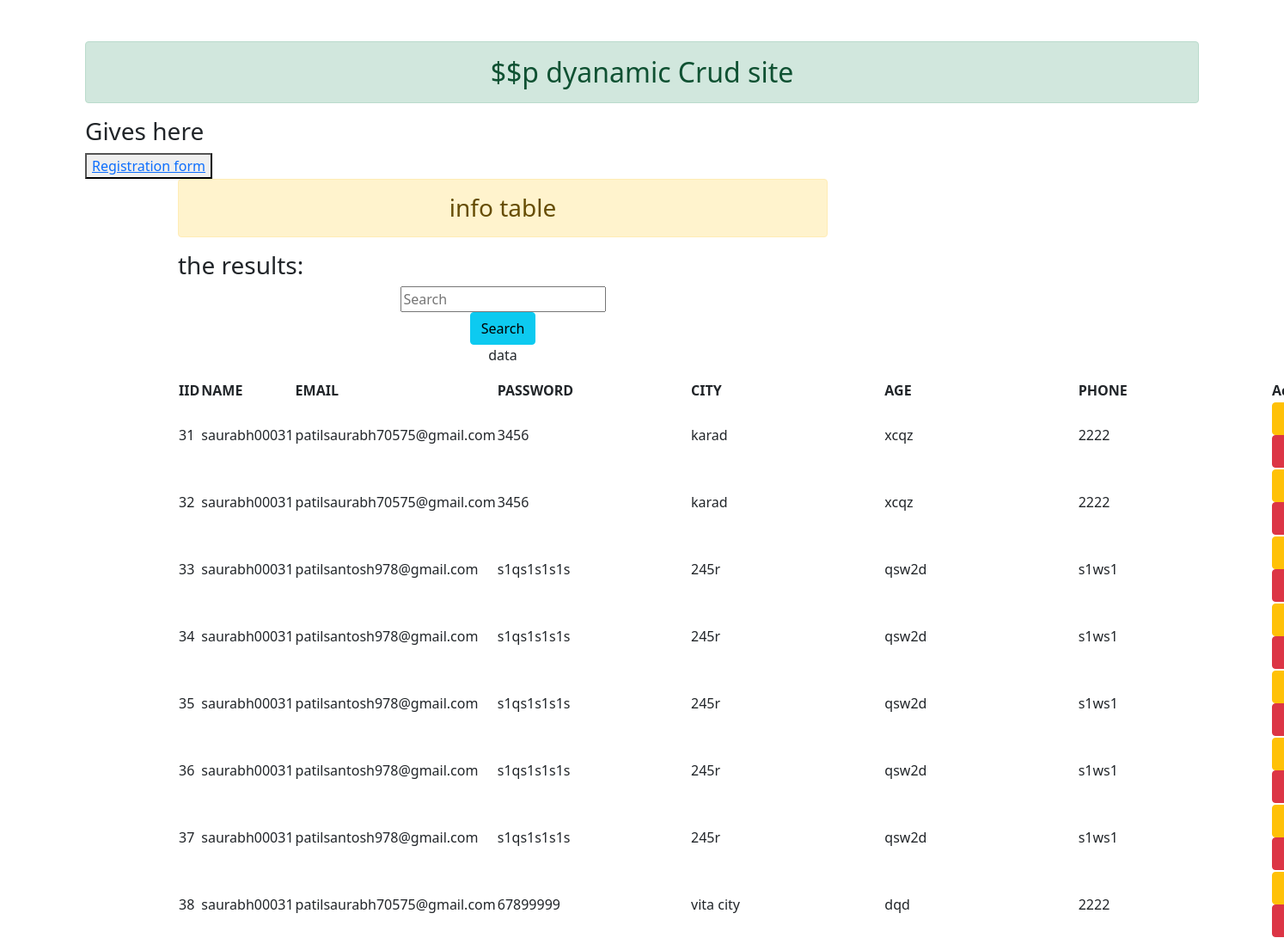
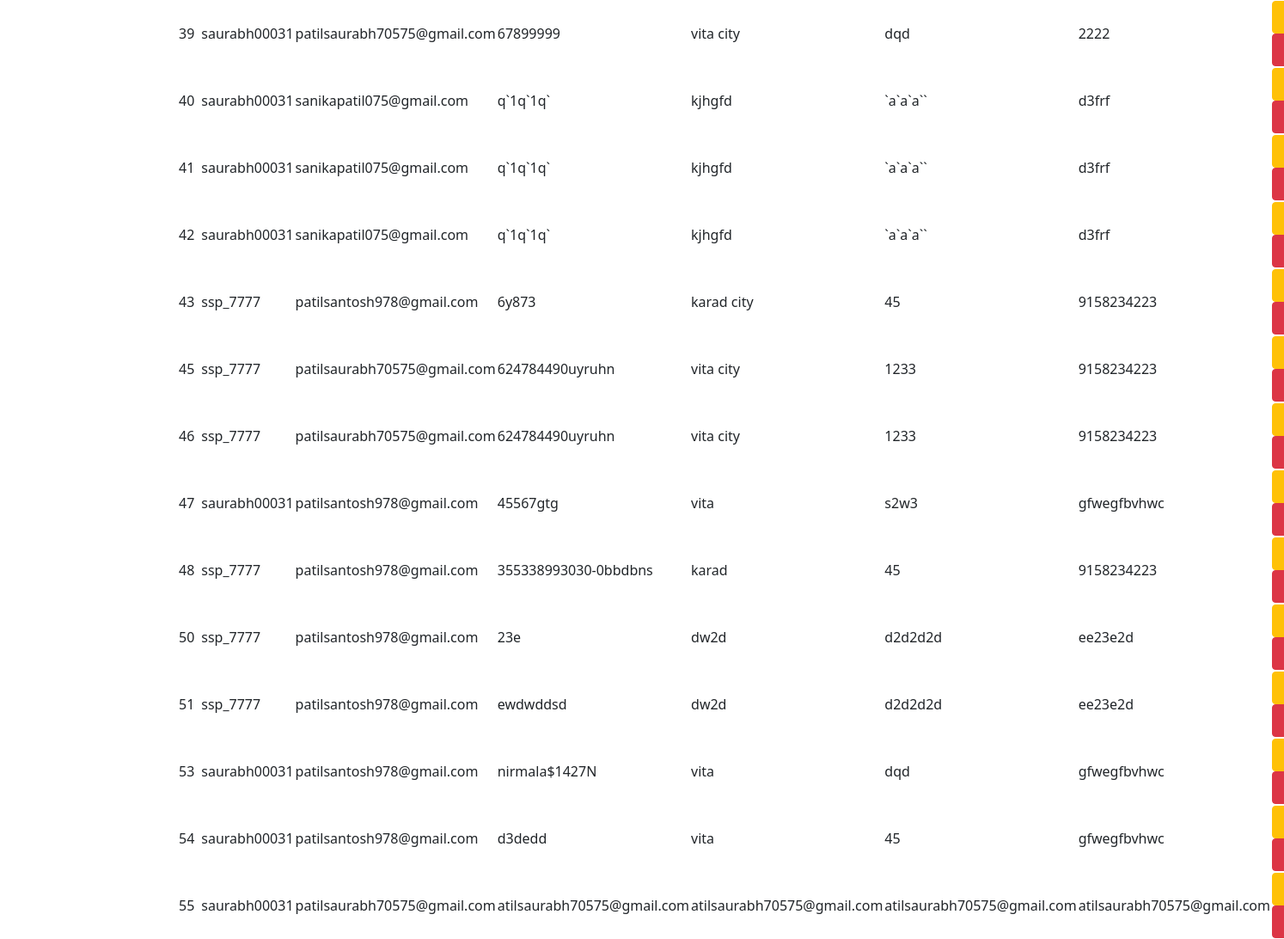
The page / on the database its author committed (2 pictures, top to bottom).
### enroll/models.py (models this page shows)
class User(models.Model):
    name=models.CharField(max_length=100)
    email=models.EmailField(max_length=100)
    password=models.CharField(max_length=100)
    city=models.CharField(max_length=100)
    age=models.CharField(max_length=100)
    phone=models.CharField(max_length=100)

### enroll/views.py (the view)
# urls.py: path('',views.gives,name="gives"),
def gives(request):
    fm=StudentReg(request.POST)
    fm=StudentReg()
    stud=User.objects.all()
    return render(request,'enroll/gives.html',{'form':fm,'stu':stud })

### enroll/forms.py
class StudentReg(forms.ModelForm):
    class Meta:
        model=User
        fields=['id','name','email','password','city','age','phone']
        widgets={
            'name':forms.TextInput(attrs={'class':'form-control'}),
            'email':forms.EmailInput(attrs={'class':'form-control'}),
            'password':forms.PasswordInput(attrs={'class':'form-control'}),
            'city':forms.TextInput(attrs={'class':'form-control'}),
            'age':forms.TextInput(attrs={'class':'form-control'}),
            'phone':forms.TextInput(attrs={'class':'form-control'}),
        }

### enroll/templates/enroll/gives.html (shortened to what this page needs)
{% extends 'enroll/base.html' %}
{% block content  %}
<h3>Gives here</h3>
<div class="kkk">
<button><a href="{% url 'addandshow' %}">Registration form</a></button>
</div>
<div class ="col-sm-7 offset-1">
<h3 class="text-center alert alert-warning" >info table<h3>
{% if stu %}
  <h3>the results:</h3>
 <center>
       <div class="srch">
           <form action="/search" method="get">
            <input name="q" type="text" placeholder="Search" />
            <div>
            <button class="btn btn-info">Search</button>
            </div>
         </form>
       </div>
       <p>data</p>
   </center>
      <table class="csss-serial table-responsive">
  <thead>
    <tr>
      <th scope="col">IID</th>
      <th scope="col">NAME</th>
      <th scope="col">EMAIL</th>
      <th scope="col">PASSWORD</th>
      <th scope="col">CITY</th>
      <th scope="col">AGE</th>
      <th scope="col">PHONE</th>
       <th scope="col">Action</th>
    </tr>
  </thead>
  <tbody>
  {% for i in stu %}
    <tr>
      <td>{{i.id}}</td>
      <td>{{i.name}}</td>
      <td>{{i.email}}</td>
      <td>{{i.password}}</td>
      <td>{{i.city}}</td>
      <td>{{i.age}}</td>
      <td>{{i.phone}}</td>
      <td>
         <a href="{% url 'updatedata' i.id %}" class="btn btn-warning">Edit</a>
         <form action="{% url 'deletedata' i.id %}" method ="post" class="d-inline">
         <input type="submit" value="Delete" class="btn btn-danger">
         </form>
      </td>
    </tr>
{% endfor %}
  </tbody>
</table>
{% else %}
  <h3>no value found</h3>
{% endif %}
{% endblock  %}

### enroll/templates/enroll/base.html (shortened to what this page needs)
<!DOCTYPE html>
{% load static %}
<html>
<head>
<link rel="stylesheet" href=" {% static 'enroll/css/bootstrap.css' %}">
</head>
<body>
<div class="container mt-5">
<h2 class="text-center  alert alert-success">$$p dyanamic Crud site</h2>
{% block content  %}
{% endblock content  %}
</div>
</body>
</html>

### rows shown on the page
User: id "31", name "saurabh00031", email "patilsaurabh70575@gmail.com", password "3456", city "karad", age "xcqz", phone "2222"
User: id "32", name "saurabh00031", email "patilsaurabh70575@gmail.com", password "3456", city "karad", age "xcqz", phone "2222"
User: id "33", name "saurabh00031", email "patilsantosh978@gmail.com", password "s1qs1s1s1s", city "245r", age "qsw2d", phone "s1ws1"
User: id "34", name "saurabh00031", email "patilsantosh978@gmail.com", password "s1qs1s1s1s", city "245r", age "qsw2d", phone "s1ws1"
User: id "35", name "saurabh00031", email "patilsantosh978@gmail.com", password "s1qs1s1s1s", city "245r", age "qsw2d", phone "s1ws1"
User: id "36", name "saurabh00031", email "patilsantosh978@gmail.com", password "s1qs1s1s1s", city "245r", age "qsw2d", phone "s1ws1"
User: id "37", name "saurabh00031", email "patilsantosh978@gmail.com", password "s1qs1s1s1s", city "245r", age "qsw2d", phone "s1ws1"
User: id "38", name "saurabh00031", email "patilsaurabh70575@gmail.com", password "67899999", city "vita city", age "dqd", phone "2222"
User: id "39", name "saurabh00031", email "patilsaurabh70575@gmail.com", password "67899999", city "vita city", age "dqd", phone "2222"
User: id "40", name "saurabh00031", email "sanikapatil075@gmail.com", password "q`1q`1q`", city "kjhgfd", age "`a`a`a``", phone "d3frf"
User: id "41", name "saurabh00031", email "sanikapatil075@gmail.com", password "q`1q`1q`", city "kjhgfd", age "`a`a`a``", phone "d3frf"
User: id "42", name "saurabh00031", email "sanikapatil075@gmail.com", password "q`1q`1q`", city "kjhgfd", age "`a`a`a``", phone "d3frf"
User: id "43", name "ssp_7777", email "patilsantosh978@gmail.com", password "6y873", city "karad city", age "45", phone "9158234223"
User: id "45", name "ssp_7777", email "patilsaurabh70575@gmail.com", password "624784490uyruhn", city "vita city", age "1233", phone "9158234223"
User: id "46", name "ssp_7777", email "patilsaurabh70575@gmail.com", password "624784490uyruhn", city "vita city", age "1233", phone "9158234223"
User: id "47", name "saurabh00031", email "patilsantosh978@gmail.com", password "45567gtg", city "vita", age "s2w3", phone "gfwegfbvhwc"
User: id "48", name "ssp_7777", email "patilsantosh978@gmail.com", password "355338993030-0bbdbns", city "karad", age "45", phone "9158234223"
User: id "50", name "ssp_7777", email "patilsantosh978@gmail.com", password "23e", city "dw2d", age "d2d2d2d", phone "ee23e2d"
User: id "51", name "ssp_7777", email "patilsantosh978@gmail.com", password "ewdwddsd", city "dw2d", age "d2d2d2d", phone "ee23e2d"
User: id "53", name "saurabh00031", email "patilsantosh978@gmail.com", password "nirmala$1427N", city "vita", age "dqd", phone "gfwegfbvhwc"
User: id "54", name "saurabh00031", email "patilsantosh978@gmail.com", password "d3dedd", city "vita", age "45", phone "gfwegfbvhwc"
User: id "55", name "saurabh00031", email "patilsaurabh70575@gmail.com", password "atilsaurabh70575@gmail.com", city "atilsaurabh70575@gmail.com", age "atilsaurabh70575@gmail.com", phone "atilsaurabh70575@gmail.com"
